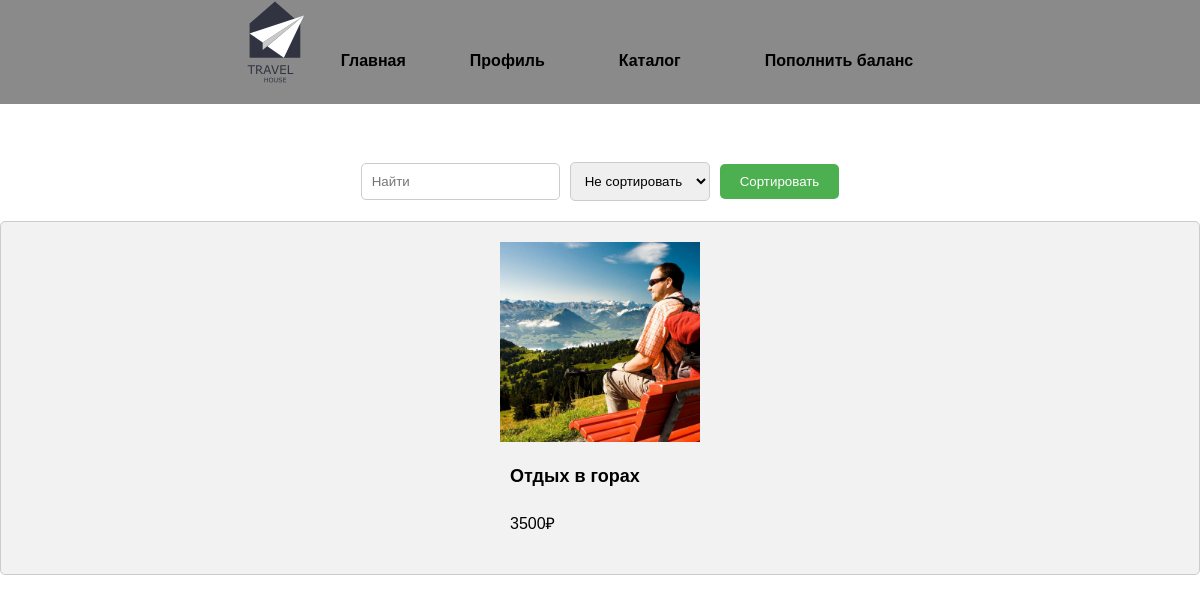
Screenshot of /321/pages/catalog.php?product_name=Отдых в горах with the database file from the repository.
### tables this page shows
CREATE TABLE `Product` (
  `id` int(11) NOT NULL,
  `name` varchar(255) NOT NULL,
  `price` int(11) NOT NULL,
  `image_path` longtext NOT NULL
);

### 321/pages/catalog.php (the view, shortened to what this page needs)
<!DOCTYPE html>
<html lang="en">
<head>
    <link rel="stylesheet" href="../css/product.css">
</head>
<body>
    <?php require("../php/header.php"); ?><br><br><br><br><br><br><br><br><br>
    <form action="catalog.php" method="GET" class="search">
        <input type="text" name="product_name" placeholder="Найти">
        <select name="filter">
            <option value="0">Не сортировать</option>
        </select>
        <input type="submit" value="Сортировать">
    </form>
    <div class="product-list">
    <?php
            require("../php/connect.php");
            $sql = "SELECT * FROM Product";
            if(isset($_GET['product_name']) && $_GET['product_name'] != "")
            {
                $sql = $sql." WHERE name LIKE '%".$_GET['product_name']."%'";
            }
            if($result = $conn->query($sql))
            {
                foreach ($result as $row) {
                    echo "<div class='product-item'>";
                    echo "<form action='../php/addProduct.php' method='post'>";
                    echo "<img class='product-img' src='".'../'.$row['image_path']."'/>";
                    echo "<p class='product-title'>".$row['name']."</p>";
                    echo "<p class='product-price'>".$row['price'].'₽'."</p>";
                    echo "</form>";
                    echo "</div>";
                }
            }
        ?>
</body>
</html>

### 321/css/product.css (style rules this page uses)
.search { display: flex; align-items: center; justify-content: center; margin-bottom: 20px; }
.search input[type="text"], .search select { padding: 10px; border: solid 1px #ccc; border-radius: 5px; margin-right: 10px; }
.search input[type="submit"] { padding: 10px 20px; background-color: #4caf50; color: #fff; border: none; border-radius: 5px; cursor: pointer; }
.product-list { display: grid; grid-template-columns: repeat(auto-fit, minmax(300px, 1fr)); gap: 20px; }
.product-item { display: flex; flex-direction: column; align-items: center; justify-content: center; padding: 20px; background-color: #f2f2f2; border: solid 1px #ccc; border-radius: 5px; }
.product-img { width: 200px; height: 200px; object-fit: cover; margin-bottom: 10px; }
.product-title { font-size: 18px; font-weight: bold; margin-bottom: 5px; }
.product-price { font-size: 16px; margin-bottom: 10px; }

### 321/style.css (style rules this page uses)
* { margin: 0; padding: 0; box-sizing: border-box; }
body { font-family: Arial, sans-serif; background-color: rgb(97, 97, 97)34); }
h1, p { margin: 0; padding: 10px; }

### rows the page displays
product: image_path (picture), name "Отдых в горах", price "3500"
